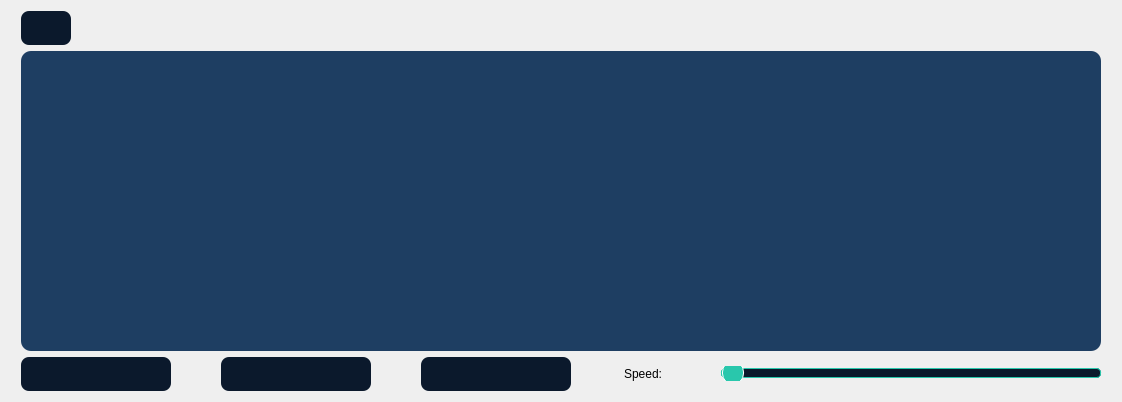
      <widget class="QWidget" name="NonRectangleSignalPage">
       <property name="styleSheet">
        <string notr="true">margin: 0px 10px</string>
       </property>
       <layout class="QGridLayout" name="gridLayout_3">
        <item row="4" column="0">
         <layout class="QHBoxLayout" name="horizontalLayout_11">
          <property name="spacing">
           <number>30</number>
          </property>
          <item>
           <widget class="QPushButton" name="pushButton">
            <property name="toolTip">
             <string>Upload Signal</string>
            </property>
            <property name="styleSheet">
             <string notr="true">QPushButton {
    background-color: #0B192C;
    border-radius: 8px;
    padding: 10px;
}
QPushButton:hover {
    background-color: #142A4A;
}</string>
            </property>
            <property name="text">
             <string/>
            </property>
            <property name="icon">
             <iconset resource="Images.qrc">
              <normaloff>:/Images/browse.png</normaloff>:/Images/browse.png</iconset>
            </property>
            <property name="iconSize">
             <size>
              <width>30</width>
              <height>30</height>
             </size>
            </property>
           </widget>
          </item>
          <item>
           <widget class="QPushButton" name="PlayPauseNonRectangleButton">
            <property name="minimumSize">
             <size>
              <width>50</width>
              <height>0</height>
             </size>
            </property>
            <property name="toolTip">
             <string>Play/Pause</string>
            </property>
            <property name="styleSheet">
             <string notr="true">QPushButton {
    background-color: #0B192C;
    border-radius: 8px;
    padding: 10px;
}
QPushButton:hover {
    background-color: #142A4A;
}</string>
            </property>
            <property name="text">
             <string/>
            </property>
            <property name="icon">
             <iconset resource="Images.qrc">
              <normaloff>:/Images/pause.png</normaloff>:/Images/pause.png</iconset>
            </property>
            <property name="iconSize">
             <size>
              <width>30</width>
              <height>30</height>
             </size>
            </property>
           </widget>
          </item>
          <item>
           <widget class="QPushButton" name="ReplayNonRectangleButton">
            <property name="minimumSize">
             <size>
              <width>50</width>
              <height>0</height>
             </size>
            </property>
            <property name="toolTip">
             <string>Replay</string>
            </property>
            <property name="styleSheet">
             <string notr="true">QPushButton {
    background-color: #0B192C;
    border-radius: 8px;
    padding: 10px;
}
QPushButton:hover {
    background-color: #142A4A;
}</string>
            </property>
            <property name="text">
             <string/>
            </property>
            <property name="icon">
             <iconset resource="Images.qrc">
              <normaloff>:/Images/replay.png</normaloff>:/Images/replay.png</iconset>
            </property>
            <property name="iconSize">
             <size>
              <width>30</width>
              <height>30</height>
             </size>
            </property>
           </widget>
          </item>
          <item>
           <layout class="QHBoxLayout" name="horizontalLayout_12">
            <property name="sizeConstraint">
             <enum>QLayout::SetDefaultConstraint</enum>
            </property>
            <item>
             <widget class="QLabel" name="label_6">
              <property name="minimumSize">
               <size>
                <width>70</width>
                <height>0</height>
               </size>
              </property>
              <property name="maximumSize">
               <size>
                <width>70</width>
                <height>40</height>
               </size>
              </property>
              <property name="text">
               <string>Speed:</string>
              </property>
              <property name="alignment">
               <set>Qt::AlignLeading|Qt::AlignLeft|Qt::AlignVCenter</set>
              </property>
             </widget>
            </item>
            <item>
             <widget class="QSlider" name="SpeedSliderNonRectangleGraph">
              <property name="sizePolicy">
               <sizepolicy hsizetype="Fixed" vsizetype="Fixed">
                <horstretch>0</horstretch>
                <verstretch>0</verstretch>
               </sizepolicy>
              </property>
              <property name="minimumSize">
               <size>
                <width>400</width>
                <height>0</height>
               </size>
              </property>
              <property name="maximumSize">
               <size>
                <width>400</width>
                <height>16777215</height>
               </size>
              </property>
              <property name="styleSheet">
               <string notr="true">QSlider::groove:horizontal {
    border: 1px solid #29C7AC; /* New greenish-blue border */
    height: 8px;
    background: #0B192C; /* Deep blue background */
    border-radius: 4px;
}

QSlider::handle:horizontal {
    background: #29C7AC; /* New greenish-blue handle */
    border: 1px solid #FFFFFF; /* White border around the handle */
    width: 20px;
    height: 20px;
    border-radius: 10px; /* Rounded handle */
    margin: -7px 0; /* Center the handle */
}

QSlider::sub-page:horizontal {
    background: #29C7AC; /* Greenish-blue color for the left of the handle */
    border: 1px solid #29C7AC; /* New border color */
    height: 8px;
    border-radius: 4px;
}

QSlider::add-page:horizontal {
    background: #0B192C; /* Deep blue color for the right of the handle */
    border: 1px solid #29C7AC; /* New greenish-blue border */
    height: 8px;
    border-radius: 4px;
}
</string>
              </property>
              <property name="minimum">
               <number>1</number>
              </property>
              <property name="maximum">
               <number>5</number>
              </property>
              <property name="orientation">
               <enum>Qt::Horizontal</enum>
              </property>
             </widget>
            </item>
           </layout>
          </item>
         </layout>
        </item>
        <item row="2" column="0">
         <layout class="QHBoxLayout" name="horizontalLayout_15">
          <item>
           <widget class="QFrame" name="NonRectangleGraph">
            <property name="minimumSize">
             <size>
              <width>1100</width>
              <height>300</height>
             </size>
            </property>
            <property name="maximumSize">
             <size>
              <width>16777215</width>
              <height>300</height>
             </size>
            </property>
            <property name="styleSheet">
             <string notr="true">background-color: #1E3E62;
border-radius: 10px</string>
            </property>
            <property name="frameShape">
             <enum>QFrame::StyledPanel</enum>
            </property>
            <property name="frameShadow">
             <enum>QFrame::Raised</enum>
            </property>
           </widget>
          </item>
         </layout>
        </item>
        <item row="1" column="0">
         <layout class="QHBoxLayout" name="horizontalLayout_17">
          <item>
           <widget class="QPushButton" name="BackHomeButton">
            <property name="minimumSize">
             <size>
              <width>50</width>
              <height>0</height>
             </size>
            </property>
            <property name="maximumSize">
             <size>
              <width>70</width>
              <height>16777215</height>
             </size>
            </property>
            <property name="styleSheet">
             <string notr="true">QPushButton {
    background-color: #0B192C;
    border-radius: 8px;
    padding: 10px;
}
QPushButton:hover {
    background-color: #142A4A;
}</string>
            </property>
            <property name="text">
             <string/>
            </property>
            <property name="icon">
             <iconset resource="Images.qrc">
              <normaloff>:/Images/home.png</normaloff>:/Images/home.png</iconset>
            </property>
            <property name="iconSize">
             <size>
              <width>40</width>
              <height>40</height>
             </size>
            </property>
           </widget>
          </item>
          <item>
           <spacer name="horizontalSpacer">
            <property name="orientation">
             <enum>Qt::Horizontal</enum>
            </property>
            <property name="sizeHint" stdset="0">
             <size>
              <width>40</width>
              <height>20</height>
             </size>
            </property>
           </spacer>
          </item>
         </layout>
        </item>
       </layout>
      </widget>
